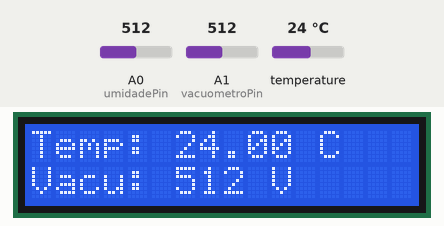
Simulated run of this sketch. Board: Arduino Uno, built with avr-gcc and run on an emulated ATmega328P. Parts: 16×2 character LCD. The inputs (shaded band) are chosen by the test bench; at power-on: A0 (umidadePin) = 512, temperature 24 °C, A1 (vacuometroPin) = 512.

Above: at 1.2 s.
1.3 s: A0 (umidadePin) set to 986
5.0 s: A0 (umidadePin) set to 1009
At 7.1 s:
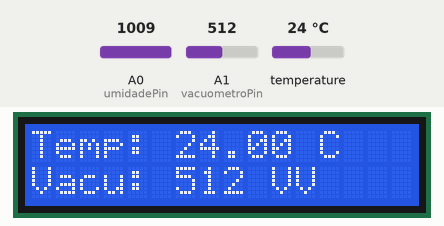
8.7 s: temperature set to 12 °C
At 10.6 s:
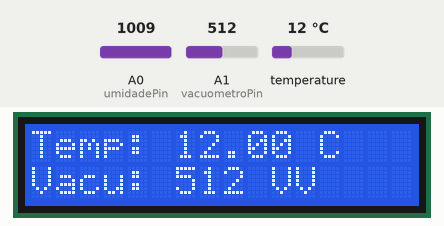
12.4 s: A1 (vacuometroPin) set to 716
At 15.2 s:
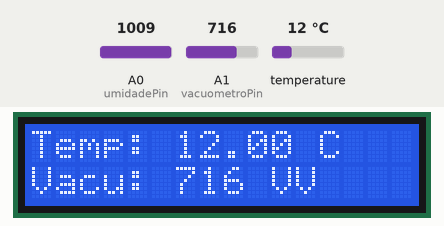
16.2 s: temperature set to 19 °C
At 18.8 s:
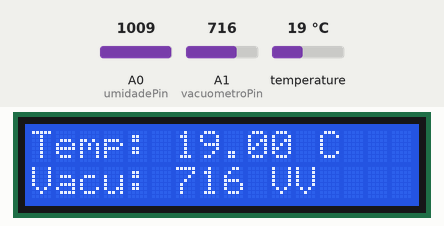
19.9 s: A1 (vacuometroPin) set to 900
At 21.1 s:
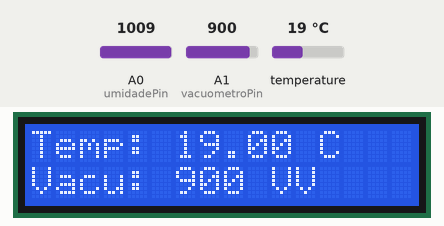
Timing chart, 0 to 22.9 s (numbered marks = the images above; inputs shaded):
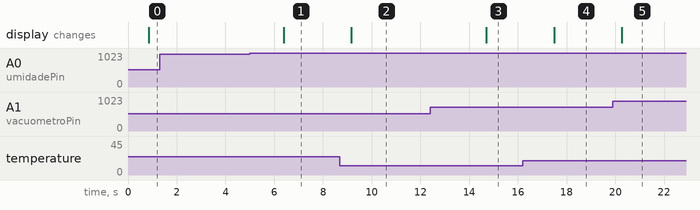

The sketch:

codigo_novo_KPa_Temp_Umid.ino
```cpp
#include <Wire.h>
#include <LiquidCrystal.h>
#include <OneWire.h>
#include <DallasTemperature.h>

// Configuração do display LCD
LiquidCrystal lcd(12, 11, 5, 4, 3, 2);

// Configuração dos sensores
#define ONE_WIRE_BUS 2
OneWire oneWire(ONE_WIRE_BUS);
DallasTemperature sensors(&oneWire);

const int umidadePin = A0; // Pino analógico para o sensor de umidade
const int vacuometroPin = A1; // Pino analógico para o vacuômetro

void setup() {
  lcd.begin(16, 2); // Inicializa o display LCD
  sensors.begin(); // Inicializa o sensor de temperatura
  pinMode(2, OUTPUT); // Pino de saída para controle adicional
}

void loop() {
  // Leitura do sensor de temperatura
  sensors.requestTemperatures();
  float temperatura = sensors.getTempCByIndex(0);

  // Leitura dos sensores analógicos
  int umidadeValor = analogRead(umidadePin);
  int vacuometroValor = analogRead(vacuometroPin);

  // Exibindo no LCD
  lcd.clear();
  lcd.setCursor(0, 0);
  lcd.print("Temp: ");
  lcd.print(temperatura);
  lcd.print(" C");

  lcd.setCursor(0, 1);
  lcd.print("Umid: ");
  lcd.print(umidadeValor);
  lcd.print(" V");

  lcd.setCursor(0, 1);
  lcd.print("Vacu: ");
  lcd.print(vacuometroValor);
  lcd.print(" V");

  delay(2000); // Atualiza a cada 2 segundos
}
```

Measured:
- the behaviour switches between 999 and 1000 on A0 (umidadePin) (found by bisection; images 0 and 1)
- after the input at 1.3 s, every drawn part: stays the same
- after the input at 5.0 s, the display: changes after 1.4 s (image 1)
- after the input at 8.7 s, the display: changes after 0.47 s (image 2)
- after the input at 12.4 s, the display: changes after 2.3 s (image 3)
- after the input at 16.2 s, the display: changes after 1.3 s (image 4)
- after the input at 19.9 s, the display: changes after 0.36 s (image 5)
